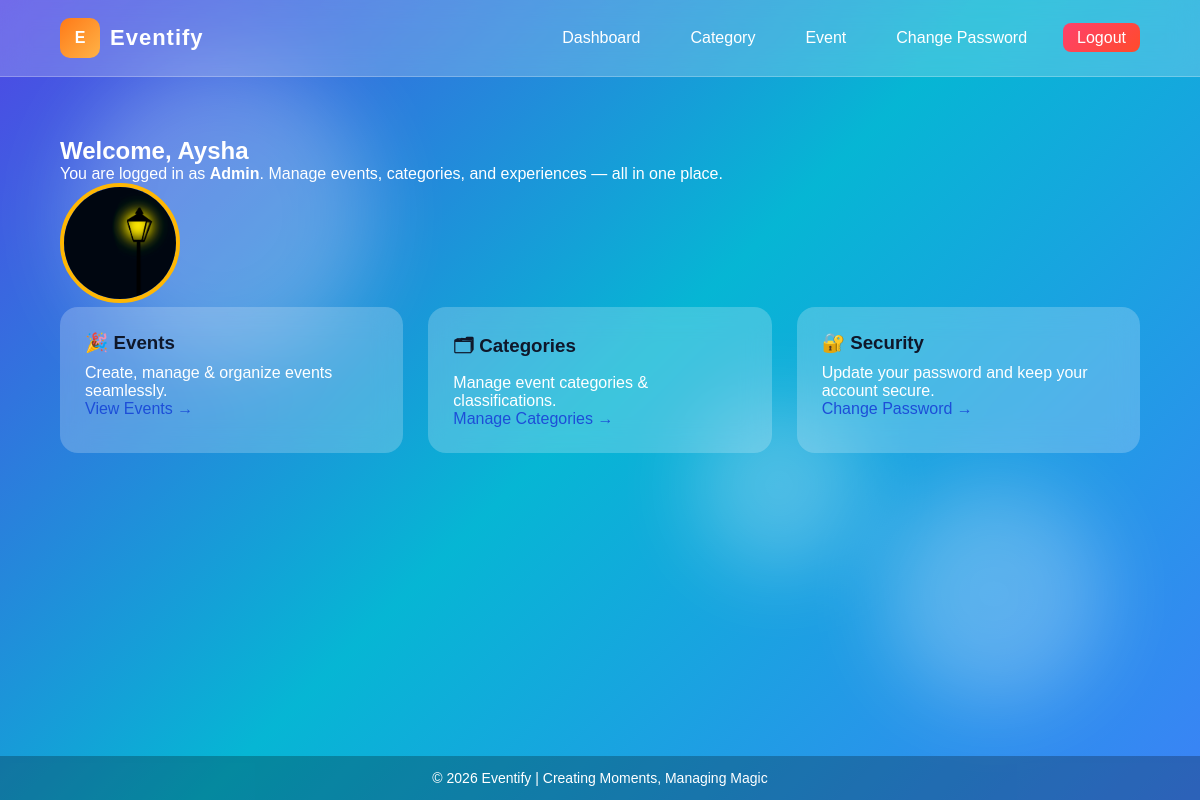
The app's page /home/ (signed in) with its own data.
### event/models.py (models this page shows, shortened)
class EventUserModel(AbstractUser):
    full_name=models.CharField(max_length=100,null=True)
    profile_image=models.ImageField(upload_to='pics',null=True)
    USER_TYPES=[
        ('Admin','Admin'),
        ('Creator','Creator'),
    ]
    user_types=models.CharField(choices=USER_TYPES,max_length=100,null=True)

### event/views.py (the view)
# urls.py: path('home/', homePage, name="home" ),
@login_required
def homePage(request):
    return render(request, 'home.html')

### event/templates/home.html (shortened to what this page needs)
{% extends 'master/base.html' %}
{% block body %}
<div class="welcome-container">
    <section class="welcome-hero">
        <div class="hero-text">
            <h1>
                Welcome,
                <span>{{ user.full_name|default:user.username }}</span>
            </h1>
            <p>
                You are logged in as
                <strong>{{ user.user_types }}</strong>.
                Manage events, categories, and experiences — all in one place.
            </p>
        </div>
        <div class="hero-profile">
            {% if user.profile_image %}
                <img src="{{ user.profile_image.url }}" alt="Profile">
            {% else %}
                <div class="profile-placeholder">
                    {{ user.full_name|slice:":1"|upper }}
                </div>
            {% endif %}
        </div>
    </section>
    <section class="dashboard">
        <div class="dash-card">
            <h3>🎉 Events</h3>
            <p>Create, manage & organize events seamlessly.</p>
            <a href="{% url 'event' %}">View Events →</a>
        </div>
        {% if user.user_types == "Admin" %}
        <div class="dash-card">
            <h3>🗂 Categories</h3>
            <p>Manage event categories & classifications.</p>
            <a href="{% url 'category' %}">Manage Categories →</a>
        </div>
        {% endif %}
        <div class="dash-card">
            <h3>🔐 Security</h3>
            <p>Update your password and keep your account secure.</p>
            <a href="{% url 'changepassword' %}">Change Password →</a>
        </div>
    </section>
</div>
{% endblock body %}

### event/templates/master/base.html (style rules this page uses)
* { margin:0; padding:0; box-sizing:border-box; font-family:'Poppins',sans-serif; }
body { min-height:100vh; background: linear-gradient(135deg,#4f46e5,#06b6d4,#3b82f6); color:#ffffff; overflow-x:hidden; display:flex; flex-direction:column; }
.hero-profile img, .profile-placeholder { width: 120px; height: 120px; border-radius: 50%; object-fit: cover; border: 4px solid #ffb703; }
.dashboard { display:grid; grid-template-columns:repeat(auto-fit,minmax(260px,1fr)); gap:25px; }
.dash-card { background:rgba(255,255,255,0.22); backdrop-filter:blur(14px); border-radius:18px; padding:25px; transition:.3s; }
.dash-card h3 { margin-bottom:10px; color:#0f172a; }
.dash-card a { color:#1d4ed8; text-decoration:none; font-weight:500; }

### records on screen
EventUserModel: full_name "Aysha", user_types "Admin", profile_image (picture)
